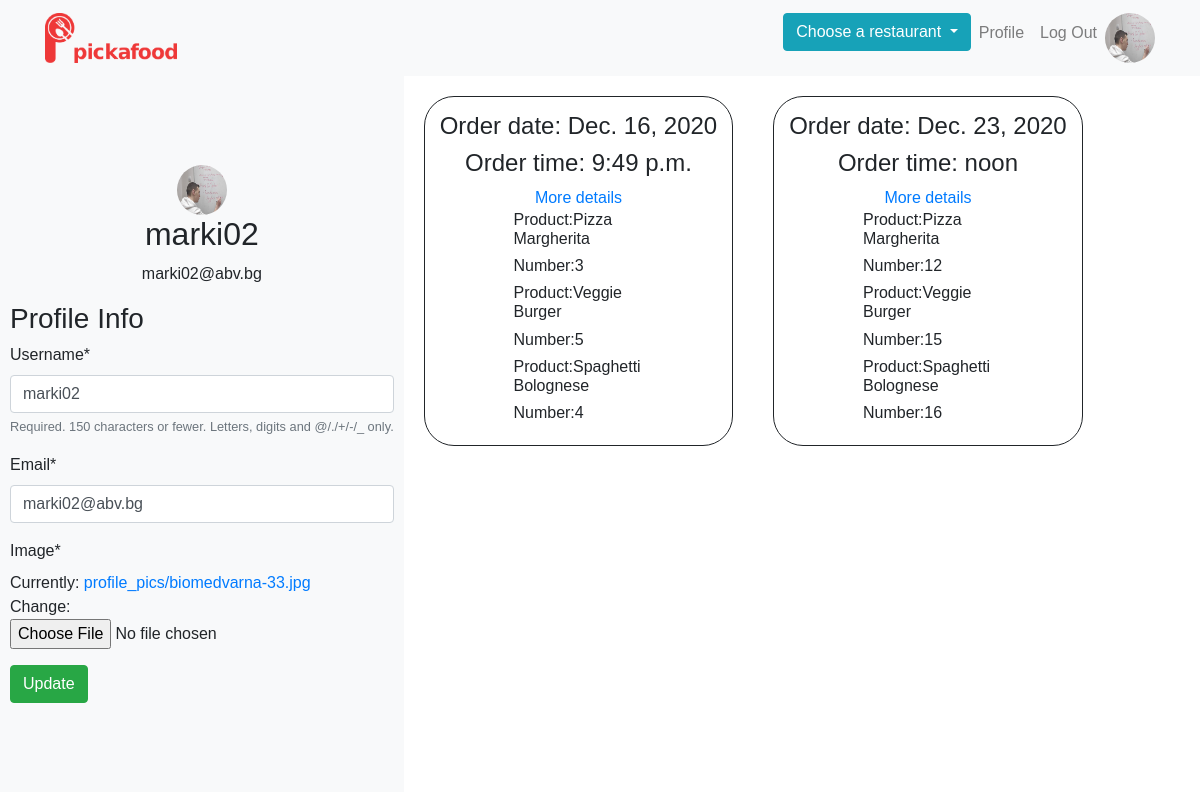
The app's page /profile/ (signed in), older data.
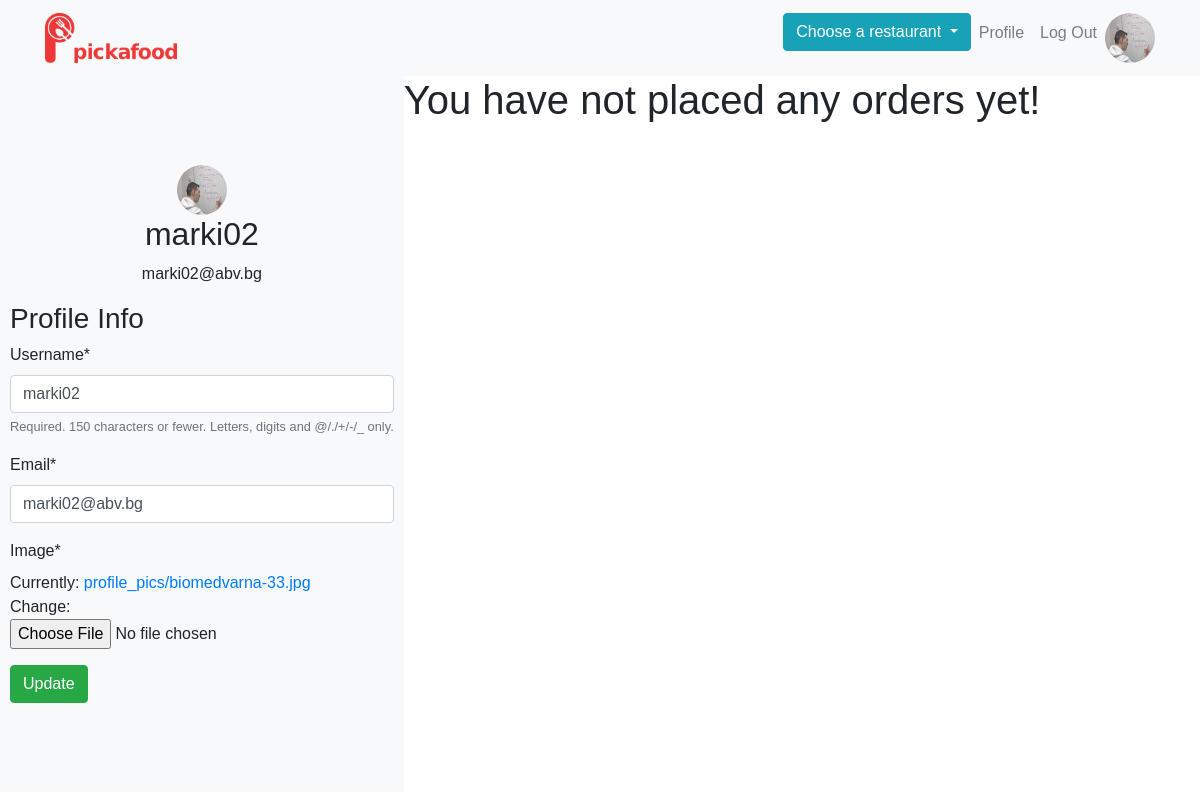
The same page, newer data.
### users/models.py (models this page shows, shortened)
class Profile(models.Model):
    user = models.OneToOneField(User, on_delete=models.CASCADE)
    image = models.ImageField(default='default.jpg', upload_to='profile_pics')
    @property
    def is_restaurant_admin_profile(self):
        for item in RESTAURANT_NAMES:
            if not self.user.email.__str__().find(item) == -1:
                is_restaurant_admin_profile = item
                return is_restaurant_admin_profile
        return ''

### app/models.py (models this page shows, shortened)
class Order(models.Model):
    date = models.DateField()
    time = models.TimeField()
    number_of_people = models.IntegerField()
    name = models.CharField(max_length=150)
    telephone_number = models.CharField(validators=[phone_regex],
                                        max_length=17,
                                        blank=True)
    email = models.EmailField()
    order_restaurant = models.ForeignKey(Restaurant, on_delete=models.DO_NOTHING)
    order_profile = models.ForeignKey(Profile, on_delete=models.DO_NOTHING)

class OrderItem(models.Model):
    name = models.ForeignKey(MenuItem, on_delete=models.DO_NOTHING)
    user_order = models.ForeignKey(Order, on_delete=models.DO_NOTHING)
    number_ordered = models.IntegerField()

class MenuItem(models.Model):
    name = models.CharField(max_length=255)
    description = models.TextField()
    category = models.ForeignKey(Category, on_delete=models.DO_NOTHING)
    restaurant = models.ForeignKey(Restaurant, on_delete=models.DO_NOTHING)
    image = models.ImageField(upload_to=upload_menu_image_destination, blank=True, null=True)
    price = models.DecimalField(max_digits=5, decimal_places=2)
    is_active = models.BooleanField(default=False)
    is_healthy = models.BooleanField(default=False)
    def __str__(self):
        return self.name

### users/views.py (the view)
# urls.py: path('profile/', user_views.profile, name='profile'),
@login_required
def profile(request):
    if request.method == 'POST':
        user_form = UserUpdateForm(request.POST, instance=request.user)
        profile_form = ProfileUpdateForm(request.POST, request.FILES,
                                         instance=request.user.profile)
        if user_form.is_valid() and profile_form.is_valid():
            user_form.save()
            profile_form.save()
            messages.success(request, f'Your account has been updated!')
            return redirect('profile')
    else:
        user_form = UserUpdateForm(instance=request.user)
        profile_form = ProfileUpdateForm(instance=request.user.profile)
    restaurants = Restaurant.objects.all()
    context = {
          'user_form': user_form,
          'profile_form': profile_form,
          'restaurants': restaurants,
    }
    if not request.user.profile.is_restaurant_admin_profile == '':
        restaurant_orders = [item for item in Order.objects.all() if get_restaurant_name(item.order_restaurant.name) == request.user.profile.is_restaurant_admin_profile]
        current = len(restaurant_orders)
        context['range'] = range(current)
        context['orders'] = restaurant_orders
        return render(request, 'users/admin_profile.html', context)
    else:
        user_order = Order.objects.filter(order_profile=request.user.profile)
        current = user_order.count()
        context['range'] = range(current)
        context['orders'] = user_order
        return render(request, 'users/common_profile.html', context)

### users/forms.py
class UserUpdateForm(forms.ModelForm):
    email = forms.EmailField()
    class Meta:
        model = User
        fields = [
            'username',
            'email',
        ]

class ProfileUpdateForm(forms.ModelForm):
    class Meta:
        model = Profile
        fields = [
            'image',
        ]

### app/templates/users/common_profile.html
{% extends 'users/profile.html' %}
{% block is_admin %}
    {% if orders %}
        {% for order in orders %}
            <div
                    style="
              min-width: 150px;
              min-height: 150px;
              border-radius: 30px;
              border: 1px solid;
              display: flex;
              justify-content: center;
              align-items: center;
              flex-direction: column;
              margin: 20px;
              padding: 15px;
              box-sizing: border-box;
            "
            >
                <h4>Order date: {{ order.date }}</h4>
                <h4>Order time: {{ order.time }}</h4>
                <a href="#">More details</a>
                {% for ord in order.orderitem_set.all %}
                    <div>
                        <h6 style="
                                width: 130px;
                                word-wrap: break-word"
                        >Product:{{ ord.name }}</h6>
                        <h6 style="
                            width: 130px;
                            word-wrap: break-word;"
                        >Number:{{ ord.number_ordered }}</h6>
                    </div>
                {% endfor %}
            </div>
        {% endfor %}
    {% else %}
        <h1>You have not placed any orders yet!</h1>
    {% endif %}
{% endblock is_admin %}

### app/templates/users/profile.html (shortened to what this page needs)
{% extends 'app/base.html' %}
{% load crispy_forms_tags %}
{% block content %}
    <div
            class="d-flex flex-row flex-wrap justify-content-center"
            style="height: 89.5vh"
    >
        <div class="d-flex flex-column" style="position: relative">
            <div
                    style="
            display: flex;
            justify-content: center;
            align-items: center;
            flex-direction: column;
            background-color: #f8f9fa !important;
            padding: 10px;
            box-sizing: border-box;
            height: 100%;
          "
            >
                <div
                        style="
              display: flex;
              justify-content: center;
              align-items: center;
              flex-direction: column;
              background-color: #f8f9fa !important;
            "
                >
                    <img
                            src="{{ user.profile.image.url }}"
                            style="border-radius: 50px; width: 50px; height: 50px"
                    />
                    <h2>{{ user.username }}</h2>
                    <p>{{ user.email }}</p>
                </div>
                <form method="POST" enctype="multipart/form-data">
                    <h3>Profile Info</h3>
                    <div class="form-group">
                        {{ user_form|crispy }} {{ profile_form|crispy }}
                    </div>
                    <div>
                        <button class="btn btn-success" type="submit">Update</button>
                    </div>
                </form>
            </div>
        </div>
        <div class="d-flex flex-column" style="flex: 1">
            <div class="d-flex flex-wrap">
            {% block is_admin %}
            {% endblock is_admin %}
            </div>
        </div>
    </div>
{% endblock content %}

### app/templates/app/base.html (shortened to what this page needs)
{% load static %}
<!DOCTYPE html>
<html lang="en">
<head>
    <link
            rel="stylesheet"
            href="https://maxcdn.bootstrapcdn.com/bootstrap/4.0.0/css/bootstrap.min.css"
    />
    <link
            rel="stylesheet"
            href="https://use.fontawesome.com/releases/v5.7.2/css/all.css"
    />
    <link rel="stylesheet" href="{% static 'app/main.css' %}"/>
</head>
<body>
<nav class="navbar navbar-expand-lg navbar-light bg-light">
    <div class="container">
        <a class="navbar-brand" href="/">
            <img src="{% static 'app/pickafood-logo.png' %}" alt=""/>
        </a>
        <div class="collapse navbar-collapse" id="navbarSupportedContent">
            <ul class="navbar-nav ml-auto">
                {% if restaurants %}
                    <li class="nav-item">
                        <div class="dropdown">
                            <button class="btn btn-info dropdown-toggle" type="button" id="dropdownMenuButton"
                                    data-toggle="dropdown" aria-haspopup="true" aria-expanded="false">
                                Choose a restaurant
                            </button>
                        </div>
                    </li>
                {% else %}
                    <li class="nav-item">
                        <btn class="btn disabled">No working restaurants! Come back tomorrow!</btn>
                    </li>
                {% endif %}
                {% if user.is_authenticated %}
                    <li class="nav-item">
                        <a class="nav-link" href="{% url 'profile' %}"> Profile </a>
                    </li>
                    <li class="nav-item">
                        <a class="nav-link" href="{% url 'logout' %}"> Log Out </a>
                    </li>
                    <li class="nav-item">
                        <img
                                class="rounded-circle"
                                src="{{ user.profile.image.url }}"
                                style="height: 50px; width: 50px"
                        />
                    </li>
                {% endif %}
            </ul>
        </div>
    </div>
</nav>
{% block content %} {% endblock content %}
</body>
</html>

### app/static/app/main.css (style rules this page uses)
.navbar-brand img { height: 50px; }
body { font-family: 'Montserrat', sans-serif; }

Row changes from the older to the newer data that the page shows:
removed Order: date "Dec. 16, 2020", time "9:49 p.m."
removed OrderItem: name "Pizza Margherita", number_ordered "3", shown under "Dec. 16, 2020"
removed OrderItem: name "Veggie Burger", number_ordered "5", shown under "Dec. 16, 2020"
removed OrderItem: name "Spaghetti Bolognese", number_ordered "4", shown under "Dec. 16, 2020"
removed Order: date "Dec. 23, 2020", time "noon"
removed OrderItem: name "Pizza Margherita", number_ordered "12", shown under "Dec. 23, 2020"
removed OrderItem: name "Veggie Burger", number_ordered "15", shown under "Dec. 23, 2020"
removed OrderItem: name "Spaghetti Bolognese", number_ordered "16", shown under "Dec. 23, 2020"
Text that changed along with them:
text now shown: "You have not placed any orders yet!"
